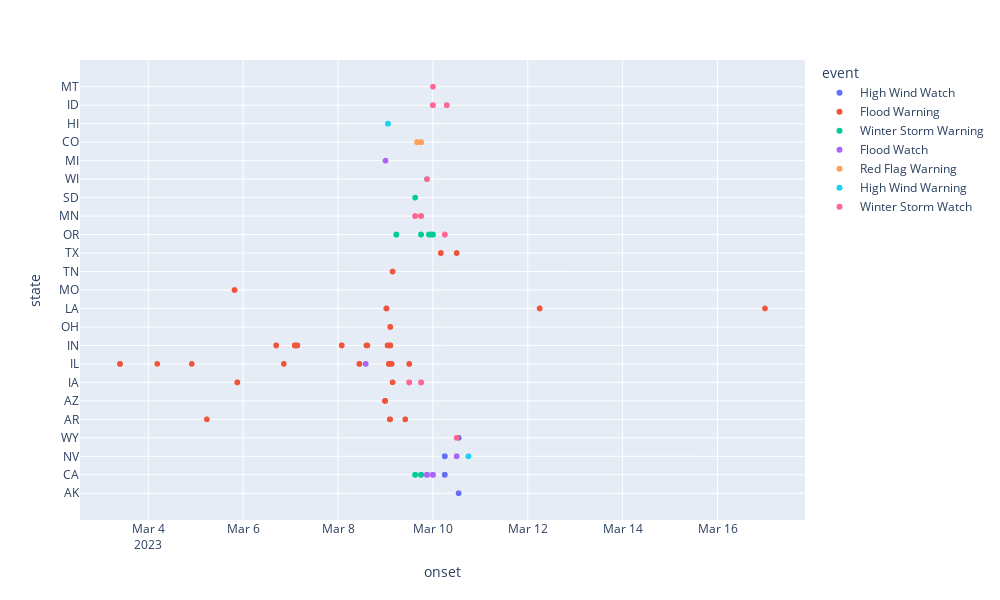

Notebook code for this chart:
### Markdown cell above
# MORE PLOTS

### Code cell
fig = px.scatter(final, x = 'onset', y = 'state', color = 'event')
fig.update_layout(
    width=1000, # Set the width of the plot to 800 pixels
    height=600 # Set the height of the plot to 600 pixels
)

### Figure 1 — Plotly figure (JSON) as saved in the notebook; plotly's stock layout.template omitted (floating-point values rounded to 4 significant figures; data arrays with more than 128 entries replaced by an {"elided": "..."} marker saying what was removed)
{"data": [{"hovertemplate": "event=High Wind Watch<br>onset=%{x}<br>state=%{y}<extra></extra>", "legendgroup": "High Wind Watch", "marker": {"color": "#636efa", "symbol": "circle"}, "mode": "markers", "name": "High Wind Watch", "showlegend": true, "type": "scattergl", "x": ["2023-03-10T13:00:00+00:00", "2023-03-10T13:00:00+00:00", "2023-03-10T13:00:00+00:00", "2023-03-10T06:00:00+00:00", "2023-03-10T06:00:00+00:00", "2023-03-10T06:00:00+00:00", "2023-03-10T06:00:00+00:00", "2023-03-10T06:00:00+00:00", "2023-03-10T06:00:00+00:00", "2023-03-10T06:00:00+00:00", "2023-03-10T06:00:00+00:00", "2023-03-10T06:00:00+00:00", "2023-03-10T06:00:00+00:00", "2023-03-10T06:00:00+00:00", "2023-03-10T06:00:00+00:00", "2023-03-10T06:00:00+00:00", "2023-03-10T06:00:00+00:00", "2023-03-10T06:00:00+00:00", "2023-03-10T06:00:00+00:00", "2023-03-10T06:00:00+00:00", "2023-03-10T06:00:00+00:00", "2023-03-10T06:00:00+00:00", "2023-03-10T06:00:00+00:00", "2023-03-10T06:00:00+00:00", "2023-03-10T06:00:00+00:00", "2023-03-10T06:00:00+00:00", "2023-03-10T06:00:00+00:00", "2023-03-10T06:00:00+00:00", "2023-03-10T06:00:00+00:00", "2023-03-10T06:00:00+00:00", "2023-03-10T06:00:00+00:00", "2023-03-10T06:00:00+00:00", "2023-03-10T06:00:00+00:00", "2023-03-10T06:00:00+00:00", "2023-03-10T06:00:00+00:00", "2023-03-10T06:00:00+00:00", "2023-03-10T06:00:00+00:00", "2023-03-10T06:00:00+00:00", "2023-03-10T06:00:00+00:00", "2023-03-10T06:00:00+00:00", "2023-03-10T06:00:00+00:00", "2023-03-10T06:00:00+00:00", "2023-03-10T06:00:00+00:00", "2023-03-10T13:00:00+00:00", "2023-03-10T13:00:00+00:00", "2023-03-10T13:00:00+00:00", "2023-03-10T13:00:00+00:00"], "xaxis": "x", "y": ["AK", "AK", "AK", "CA", "CA", "CA", "CA", "CA", "CA", "NV", "NV", "NV", "NV", "NV", "NV", "NV", "NV", "NV", "NV", "NV", "NV", "NV", "NV", "NV", "CA", "CA", "CA", "CA", "CA", "CA", "NV", "NV", "NV", "NV", "NV", "NV", "NV", "NV", "NV", "NV", "NV", "NV", "NV", "WY", "WY", "WY", "WY"], "yaxis": "y"}, {"hovertemplate": "event=Flood Warning<br>onset=%{x}<br>state=%{y}<extra></extra>", "legendgroup": "Flood Warning", "marker": {"color": "#EF553B", "symbol": "circle"}, "mode": "markers", "name": "Flood Warning", "showlegend": true, "type": "scattergl", "x": {"elided": "213 str values"}, "xaxis": "x", "y": {"elided": "213 str values"}, "yaxis": "y"}, {"hovertemplate": "event=Winter Storm Warning<br>onset=%{x}<br>state=%{y}<extra></extra>", "legendgroup": "Winter Storm Warning", "marker": {"color": "#00cc96", "symbol": "circle"}, "mode": "markers", "name": "Winter Storm Warning", "showlegend": true, "type": "scattergl", "x": {"elided": "360 str values"}, "xaxis": "x", "y": {"elided": "360 str values"}, "yaxis": "y"}, {"hovertemplate": "event=Flood Watch<br>onset=%{x}<br>state=%{y}<extra></extra>", "legendgroup": "Flood Watch", "marker": {"color": "#ab63fa", "symbol": "circle"}, "mode": "markers", "name": "Flood Watch", "showlegend": true, "type": "scattergl", "x": {"elided": "751 str values"}, "xaxis": "x", "y": {"elided": "751 str values"}, "yaxis": "y"}, {"hovertemplate": "event=Red Flag Warning<br>onset=%{x}<br>state=%{y}<extra></extra>", "legendgroup": "Red Flag Warning", "marker": {"color": "#FFA15A", "symbol": "circle"}, "mode": "markers", "name": "Red Flag Warning", "showlegend": true, "type": "scattergl", "x": ["2023-03-09T16:00:00+00:00", "2023-03-09T16:00:00+00:00", "2023-03-09T16:00:00+00:00", "2023-03-09T16:00:00+00:00", "2023-03-09T16:00:00+00:00", "2023-03-09T16:00:00+00:00", "2023-03-09T16:00:00+00:00", "2023-03-09T16:00:00+00:00", "2023-03-09T16:00:00+00:00", "2023-03-09T16:00:00+00:00", "2023-03-09T16:00:00+00:00", "2023-03-09T16:00:00+00:00", "2023-03-09T16:00:00+00:00", "2023-03-09T16:00:00+00:00", "2023-03-09T16:00:00+00:00", "2023-03-09T16:00:00+00:00", "2023-03-09T16:00:00+00:00", "2023-03-09T16:00:00+00:00", "2023-03-09T16:00:00+00:00", "2023-03-09T16:00:00+00:00", "2023-03-09T16:00:00+00:00", "2023-03-09T16:00:00+00:00", "2023-03-09T16:00:00+00:00", "2023-03-09T16:00:00+00:00", "2023-03-09T16:00:00+00:00", "2023-03-09T16:00:00+00:00", "2023-03-09T16:00:00+00:00", "2023-03-09T16:00:00+00:00", "2023-03-09T16:00:00+00:00", "2023-03-09T16:00:00+00:00", "2023-03-09T16:00:00+00:00", "2023-03-09T16:00:00+00:00", "2023-03-09T16:00:00+00:00", "2023-03-09T18:00:00+00:00", "2023-03-09T18:00:00+00:00", "2023-03-09T18:00:00+00:00", "2023-03-09T18:00:00+00:00", "2023-03-09T18:00:00+00:00", "2023-03-09T18:00:00+00:00", "2023-03-09T18:00:00+00:00", "2023-03-09T18:00:00+00:00", "2023-03-09T18:00:00+00:00", "2023-03-09T18:00:00+00:00", "2023-03-09T18:00:00+00:00", "2023-03-09T18:00:00+00:00", "2023-03-09T18:00:00+00:00", "2023-03-09T18:00:00+00:00", "2023-03-09T18:00:00+00:00", "2023-03-09T18:00:00+00:00", "2023-03-09T18:00:00+00:00", "2023-03-09T18:00:00+00:00", "2023-03-09T18:00:00+00:00", "2023-03-09T18:00:00+00:00", "2023-03-09T18:00:00+00:00", "2023-03-09T18:00:00+00:00", "2023-03-09T18:00:00+00:00", "2023-03-09T18:00:00+00:00", "2023-03-09T18:00:00+00:00", "2023-03-09T18:00:00+00:00", "2023-03-09T18:00:00+00:00", "2023-03-09T18:00:00+00:00", "2023-03-09T18:00:00+00:00", "2023-03-09T18:00:00+00:00", "2023-03-09T18:00:00+00:00", "2023-03-09T18:00:00+00:00", "2023-03-09T18:00:00+00:00", "2023-03-09T18:00:00+00:00", "2023-03-09T18:00:00+00:00", "2023-03-09T18:00:00+00:00", "2023-03-09T18:00:00+00:00", "2023-03-09T18:00:00+00:00", "2023-03-09T18:00:00+00:00", "2023-03-09T18:00:00+00:00", "2023-03-09T18:00:00+00:00", "2023-03-09T18:00:00+00:00", "2023-03-09T18:00:00+00:00", "2023-03-09T18:00:00+00:00", "2023-03-09T18:00:00+00:00", "2023-03-09T18:00:00+00:00", "2023-03-09T18:00:00+00:00", "2023-03-09T18:00:00+00:00", "2023-03-09T18:00:00+00:00", "2023-03-09T18:00:00+00:00", "2023-03-09T18:00:00+00:00", "2023-03-09T18:00:00+00:00", "2023-03-09T18:00:00+00:00", "2023-03-09T18:00:00+00:00", "2023-03-09T18:00:00+00:00", "2023-03-09T18:00:00+00:00", "2023-03-09T18:00:00+00:00", "2023-03-09T18:00:00+00:00", "2023-03-09T18:00:00+00:00", "2023-03-09T18:00:00+00:00", "2023-03-09T18:00:00+00:00", "2023-03-09T18:00:00+00:00", "2023-03-09T18:00:00+00:00", "2023-03-09T18:00:00+00:00", "2023-03-09T18:00:00+00:00", "2023-03-09T18:00:00+00:00", "2023-03-09T18:00:00+00:00", "2023-03-09T18:00:00+00:00", "2023-03-09T18:00:00+00:00", "2023-03-09T18:00:00+00:00", "2023-03-09T18:00:00+00:00", "2023-03-09T18:00:00+00:00", "2023-03-09T18:00:00+00:00", "2023-03-09T18:00:00+00:00", "2023-03-09T18:00:00+00:00", "2023-03-09T18:00:00+00:00", "2023-03-09T18:00:00+00:00", "2023-03-09T18:00:00+00:00", "2023-03-09T18:00:00+00:00", "2023-03-09T18:00:00+00:00", "2023-03-09T18:00:00+00:00", "2023-03-09T18:00:00+00:00", "2023-03-09T18:00:00+00:00", "2023-03-09T18:00:00+00:00", "2023-03-09T18:00:00+00:00", "2023-03-09T18:00:00+00:00", "2023-03-09T18:00:00+00:00"], "xaxis": "x", "y": ["CO", "CO", "CO", "CO", "CO", "CO", "CO", "CO", "CO", "CO", "CO", "CO", "CO", "CO", "CO", "CO", "CO", "CO", "CO", "CO", "CO", "CO", "CO", "CO", "CO", "CO", "CO", "CO", "CO", "CO", "CO", "CO", "CO", "CO", "CO", "CO", "CO", "CO", "CO", "CO", "CO", "CO", "CO", "CO", "CO", "CO", "CO", "CO", "CO", "CO", "CO", "CO", "CO", "CO", "CO", "CO", "CO", "CO", "CO", "CO", "CO", "CO", "CO", "CO", "CO", "CO", "CO", "CO", "CO", "CO", "CO", "CO", "CO", "CO", "CO", "CO", "CO", "CO", "CO", "CO", "CO", "CO", "CO", "CO", "CO", "CO", "CO", "CO", "CO", "CO", "CO", "CO", "CO", "CO", "CO", "CO", "CO", "CO", "CO", "CO", "CO", "CO", "CO", "CO", "CO", "CO", "CO", "CO", "CO", "CO", "CO", "CO", "CO", "CO", "CO", "CO", "CO", "CO", "CO", "CO"], "yaxis": "y"}, {"hovertemplate": "event=High Wind Warning<br>onset=%{x}<br>state=%{y}<extra></extra>", "legendgroup": "High Wind Warning", "marker": {"color": "#19d3f3", "symbol": "circle"}, "mode": "markers", "name": "High Wind Warning", "showlegend": true, "type": "scattergl", "x": ["2023-03-09T01:15:00+00:00", "2023-03-09T01:15:00+00:00", "2023-03-09T01:15:00+00:00", "2023-03-09T01:15:00+00:00", "2023-03-09T01:15:00+00:00", "2023-03-09T01:15:00+00:00", "2023-03-09T01:15:00+00:00", "2023-03-09T01:15:00+00:00", "2023-03-09T01:15:00+00:00", "2023-03-09T01:15:00+00:00", "2023-03-09T01:15:00+00:00", "2023-03-09T01:15:00+00:00", "2023-03-09T01:15:00+00:00", "2023-03-09T01:15:00+00:00", "2023-03-09T01:15:00+00:00", "2023-03-10T18:00:00+00:00", "2023-03-10T18:00:00+00:00", "2023-03-10T18:00:00+00:00"], "xaxis": "x", "y": ["HI", "HI", "HI", "HI", "HI", "HI", "HI", "HI", "HI", "HI", "HI", "HI", "HI", "HI", "HI", "NV", "NV", "NV"], "yaxis": "y"}, {"hovertemplate": "event=Winter Storm Watch<br>onset=%{x}<br>state=%{y}<extra></extra>", "legendgroup": "Winter Storm Watch", "marker": {"color": "#FF6692", "symbol": "circle"}, "mode": "markers", "name": "Winter Storm Watch", "showlegend": true, "type": "scattergl", "x": {"elided": "282 str values"}, "xaxis": "x", "y": {"elided": "282 str values"}, "yaxis": "y"}], "layout": {"height": 600, "legend": {"title": {"text": "event"}, "tracegroupgap": 0}, "margin": {"t": 60}, "width": 1000, "xaxis": {"anchor": "y", "autorange": true, "domain": [0, 1], "range": ["2023-03-02 13:24:49.6127", "2023-03-17 20:16:10.3873"], "title": {"text": "onset"}, "type": "date"}, "yaxis": {"anchor": "x", "autorange": true, "domain": [0, 1], "range": [-1.448, 23.45], "title": {"text": "state"}, "type": "category"}}}
